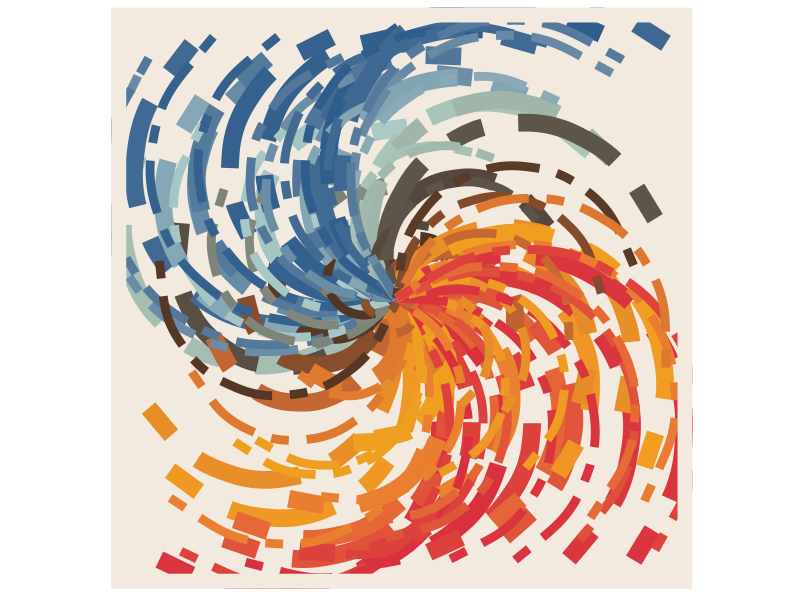
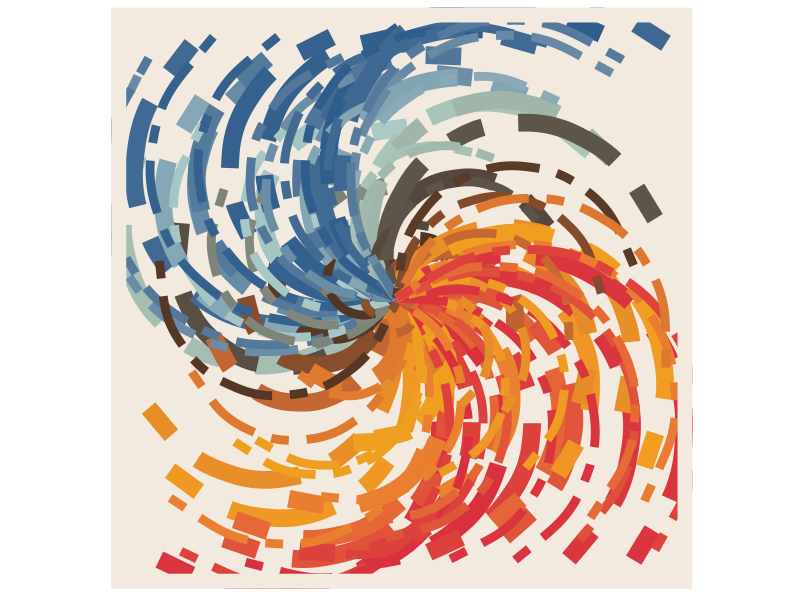

R code for these plots, in order:
library(ggplot2)

# Create datapoints
sinusoidalPoints <- function(x1, x2, funct) {
  x = x1:x2
  y = funct(x1:x2)
  
  sinusoidal = data.frame(x, y)
  
  return(sinusoidal)
}

wave1 = sinusoidalPoints(1, 50, cos)
wave2 = sinusoidalPoints(1, 50, sin)

# Plot
color_palette = c('#D9303E', '#F2A71B', '#D96F32', '#402E23', '#B8D9CE', '#305E8C')

theme_art <- theme(
  legend.position = 'none',
  aspect.ratio = 1,
  panel.background = element_rect(fill = '#F2EADF'),
  panel.grid = element_blank(),
  axis.line = element_blank(),
  axis.ticks = element_blank(),
  axis.text = element_blank(),
  axis.title = element_blank(),
  panel.border = element_rect(colour = '#F2EADF', fill=NA, size=10)
)

ggplot(wave1, aes(x, y, color = y)) +
  geom_curve(
    xend = 24,
    yend = 0,
    linetype = 6,
    size = 6,
    curvature = 1
  ) +
  geom_curve(
    data = wave2,
    aes(x, y, color = y),
    xend = 25,
    yend = 0,
    linetype = 6,
    size = 3,
    curvature = 1
  ) +
  scale_color_gradientn(colors = color_palette)+
  theme_art

ggsave('./Day04/fidenza.png', height = 5, width = 5)
